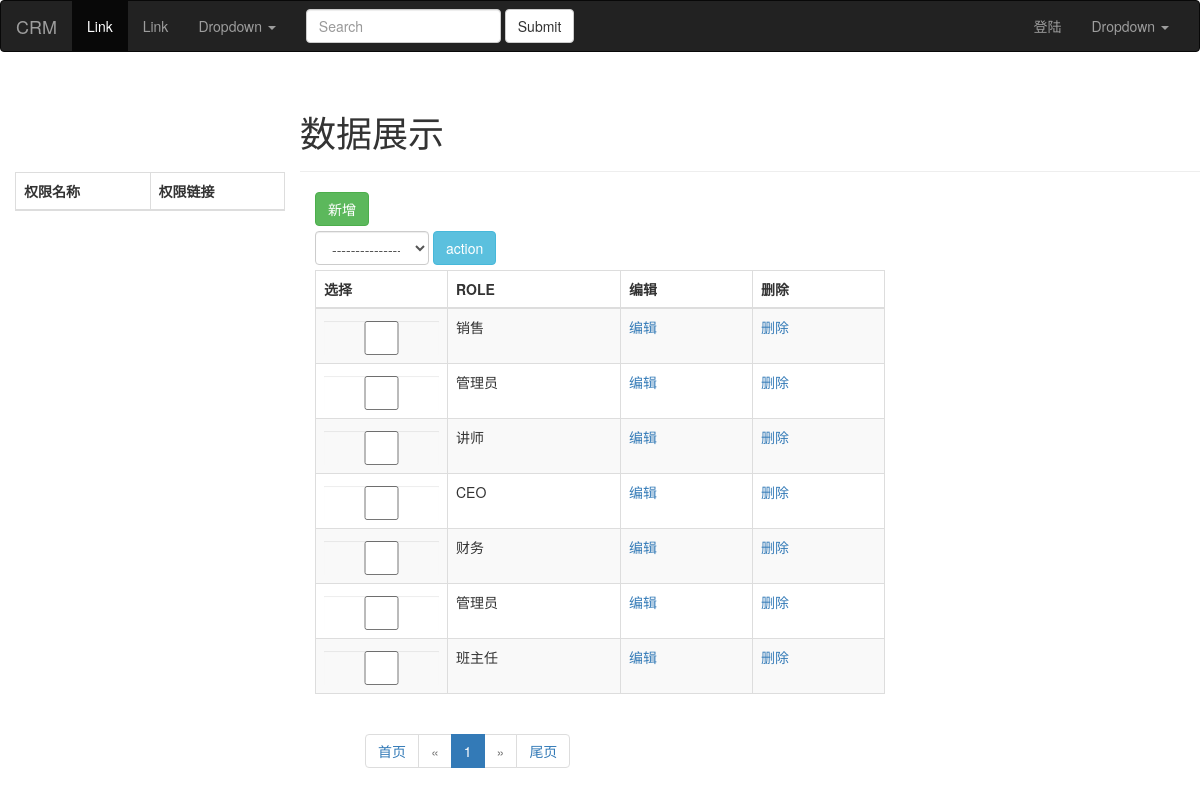
/stark/app01/role/, run on the app's committed database.
### app01/models.py (models this page shows)
class Role(models.Model):
    role=models.CharField(max_length=16,verbose_name='角色')
    permission=models.ManyToManyField(to='Permission',verbose_name='权限')
    def __str__(self):
        return self.role

### stark/service/stark.py (the view, shortened to what this page needs)
    def list_view(self,request):
        queryset = self.model.objects.all()
        add_url = self.get_add_url()
        key_word=request.GET.get('key_word','')
        if key_word:
            queryset=self.search_field(queryset,key_word)
        queryset=self.get_filter_fields(request,queryset)
        show_obj = Showlist(request, self, queryset)
        return render(request, 'stark/list_view.html', locals())

### stark/My_page/page.py (called while the page is built)
    @property
    def data_start(self):
        return (self.current_page-1)*self.per_page

    @property
    def data_end(self):
        return self.current_page*self.per_page

### stark/service/stark.py (called while the page is built)
    def get_head_list(self):
        head_list = []
        for field_or_func in self.config_obj.get_new_list_display():  # ["title","price","publish",delete_col]
            if isinstance(field_or_func, str):
                if field_or_func == '__str__':
                    val = self.config_obj.model._meta.model_name.upper()
                else:
                    field_obj = self.config_obj.model._meta.get_field(field_or_func)
                    val = field_obj.verbose_name
            else:
                val = field_or_func(self, is_header=True)
            head_list.append(val)
        return head_list

    def get_action(self):
        tmp=[]
        for action in self.config_obj.actions:
            tmp.append(
                {'name':action.__name__,
                 'desc':action.desc
                 }
            )
        return tmp

    def delete_col(self,obj=None,is_header=False):
        if is_header:
            return '删除'
        _url=self.get_delete_url(obj)
        _url=self.get_reverse_url('delete',obj)
        return mark_safe('<a href="%s">删除</a>'%_url)

    def edit_col(self,obj=None,is_header=False):
        if is_header:
            return '编辑'
        _url = self.get_change_url(obj)
        _url=self.get_reverse_url('change',obj)
        return mark_safe('<a href="%s">编辑</a>'%_url)

    def check_col(self,obj=None,is_header=False):
        if is_header:
            return '选择'
        return mark_safe('<input type="checkbox" name="actions" value="%s">'%obj.pk)

    def get_new_list_display(self):
        new_list_display=[]
        new_list_display.extend(self.list_display)#列表添加列表extend
        if not self.list_display_links:
            new_list_display.append(ModelStark.edit_col)
        new_list_display.insert(0,ModelStark.check_col)
        new_list_display.append(ModelStark.delete_col)
        return new_list_display

    def get_add_url(self):
        model_name = self.model._meta.model_name
        app_label = self.model._meta.app_label
        _url = reverse('%s_%s_add' % (app_label, model_name))
        return _url

    def get_change_url(self,obj):
        model_name=self.model._meta.model_name
        app_label=self.model._meta.app_label
        _url=reverse('%s_%s_change'%(app_label,model_name),args=(obj.pk,))
        return _url

### stark/templates/stark/list_view.html (shortened to what this page needs)
{% extends 'base.html' %}
{% block page-body %}
    <div class="row">
        <div class="page-header">
            <h1>数据展示</h1>
        </div>
    </div>
    <div class="row">
        <div class="col-md-8">
            <a href="{{ add_url }}">
                <button class="btn btn-success pull-left">新增</button>
            </a>
        </div>
    </div>
    <div class="row">
        <div class="col-md-8">
            <form action="" class="form-inline" method="post">
                <select class="form-control" style="width: 20%;margin: 5px 0;" name="func_name">
                    <option>------------------</option>
                </select>
                <input type="submit" value="action" class="btn btn-info">
                <table class="table-bordered table table-hover table-striped">
                    <thead>
                    <tr>
                        {% for head in show_obj.get_head_list %}
                            <th>{{ head }}</th>
                        {% endfor %}
                    </tr>
                    </thead>
                    <tbody>
                    {% for data in show_obj.get_body_list %}
                        <tr>
                            {% for foo in data %}
                                <td>{{ foo }}</td>
                            {% endfor %}
                        </tr>
                    {% endfor %}
                    </tbody>
                </table>
            </form>
            <div class="row">
                <div class="col-md-10 col-lg-offset-1">
                    {{ show_obj.pagination.page_html|safe }}
                </div>
            </div>
        </div>
    </div>
{% endblock %}

### templates/base.html (shortened to what this page needs)
<!DOCTYPE html>
<html lang="en">
<head>
    <link rel="stylesheet" href="/static/bootstrap-3.3.7/css/bootstrap.min.css">
</head>
<body>
<nav class="navbar navbar-inverse">
  <div class="container-fluid">
    <div class="navbar-header">
      <a class="navbar-brand" href="#">CRM</a>
    </div>
    <div class="collapse navbar-collapse" id="bs-example-navbar-collapse-1">
      <ul class="nav navbar-nav">
        <li class="active"><a href="#">Link <span class="sr-only">(current)</span></a></li>
        <li><a href="#">Link</a></li>
        <li class="dropdown">
          <a href="#" class="dropdown-toggle" data-toggle="dropdown" role="button" aria-haspopup="true" aria-expanded="false">Dropdown <span class="caret"></span></a>
        </li>
      </ul>
      <form class="navbar-form navbar-left">
        <div class="form-group">
          <input type="text" class="form-control" placeholder="Search">
        </div>
        <button type="submit" class="btn btn-default">Submit</button>
      </form>
      <ul class="nav navbar-nav navbar-right">
          {% if request.session.user_name %}
            <li><a href="#">{{ request.session.user_name }}</a></li>
              <li><a href="/logout/">注销</a></li>
              {% else %}
              <li><a href="/login/">登陆</a></li>
          {% endif %}
        <li class="dropdown">
          <a href="#" class="dropdown-toggle" data-toggle="dropdown" role="button" aria-haspopup="true" aria-expanded="false">Dropdown <span class="caret"></span></a>
        </li>
      </ul>
    </div>
  </div>
</nav>
{% block page-main %}
    <div class="container-fluid">
    <div class="row">
        <div class="col-md-3" style="margin-top: 100px">
            <table class="table table-bordered table-hover table-striped">
                <thead>
                    <tr>
                        <th>权限名称</th>
                        <th>权限链接</th>
                    </tr>
                </thead>
            </table>
        </div>
        <div class="col-md-9">
            {% block page-body %}
            {% endblock %}
        </div>
    </div>
</div>
{% endblock %}
</body>
</html>

### templates/base.html (style rules this page uses)
.active { color: red; }
input[name], select { display: block; width: 100%; height: 34px; padding: 6px 12px; font-size: 14px; line-height: 1.42857143; color: #555; background-color: #fff; background-image: none; border: 1px solid #ccc; border-radius: 4px; -webkit-box-shadow: inset 0 1px 1px rgba(0, 0, 0, .075); box-shadow: inset 0 1px 1px rgba(0, 0, 0, .075); -webkit-transition: border-color ease-in-out .15s, -webkit-box-shadow ease-in-out .15s; -o-transition: border-color ease-in-out .15s, box-shadow ease-in-out .15s; transition: border-color ease-in-out .15s, box-shadow ease-in-out .15s; }

### data on the page
Role: data "销售"
Role: data "管理员"
Role: data "讲师"
Role: data "CEO"
Role: data "财务"
Role: data "管理员"
Role: data "班主任"

### other printed values
{{ head }} "选择" "ROLE" "编辑" "删除"
{{ foo }} "编辑" "删除" "编辑" "删除" "编辑" "删除" "编辑" "删除" "编辑" "删除" "编辑" "删除" "编辑" "删除"
{{ show_obj.pagination.page_html|safe }} "首页 « 1 » 尾页"
